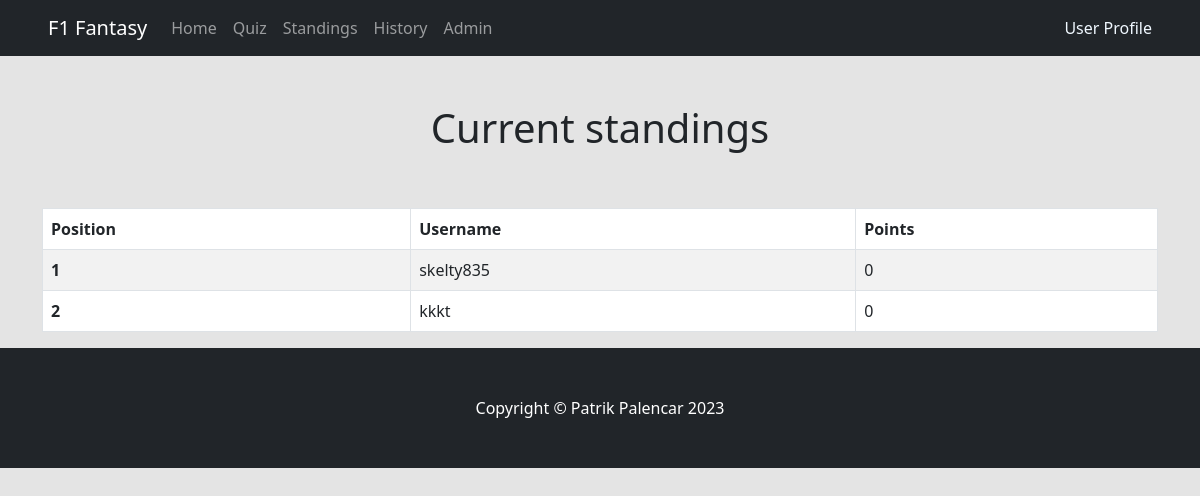
/user_standings (signed in), run on an earlier commit of the app's database.
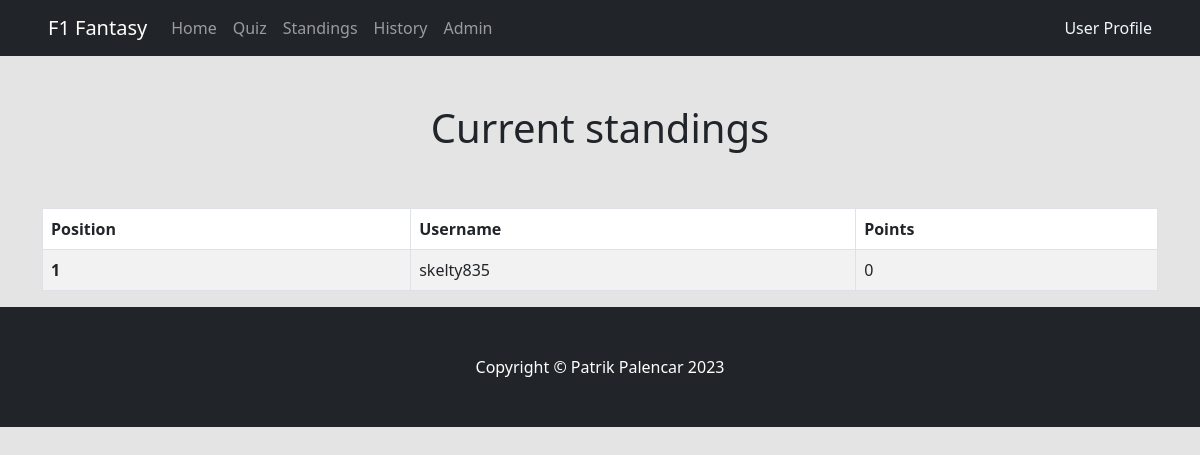
And on a later commit of the database.
### flask_app/models.py (models this page shows, shortened)
class Users(db.Model, UserMixin):
    id = db.Column(db.Integer, primary_key=True)
    username = db.Column(db.String(35), nullable=False, unique=True)
    email = db.Column(db.String(70), nullable=False, unique=True)
    password_hash = db.Column(db.String(128))
    date_created = db.Column(db.DateTime, default=datetime.utcnow)
    points = db.Column(db.Integer, default=0)
    quiz_answers = db.relationship('QuizAnswers', backref='user', lazy=True)
    @property
    def password(self):
        raise AttributeError('Password is not a readable attribute.')

### flask_app/routes.py (the view)
@app.route("/user_standings")
@login_required
def user_standings():
    our_users = Users.query.order_by(Users.points.desc())
    return render_template("tables.html",our_users = our_users)

### flask_app/routes.py (called while the page is built)
@login_manager.user_loader
def load_user(id):
    return Users.query.get(int(id))

### flask_app/templates/tables.html
{% extends 'base.html' %}
{% block content %}
<br/>
<h1 class="center">Current standings</h1>
<br/><br/>
<div class="container">
    <table class="table table-hover table-bordered table-striped">
        <thead>
            <tr>
                <th scope="col">Position</th>
                <th scope="col"> Username</th>
                <th scope="col"> Points</th>
            </tr>
        </thead>
    {% for user in our_users %}
        <tr>
            <th scope="row">
                <b>{{ loop.index }}</b>
            </th>
            <td>
                {{ user.username }}
            </td>
            <td>
                {{ user.points }}
            </td>
        </tr>
    {% endfor %}
    </table>
</div>
{% endblock%}

What changed in the data, as far as the page shows it:
removed Users: username "kkkt", points "0"
